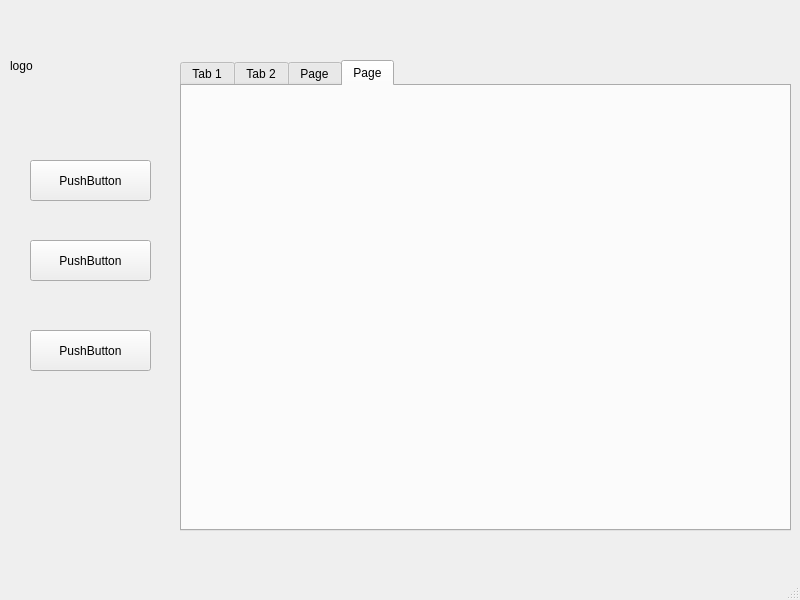
<?xml version="1.0" encoding="UTF-8"?>
<ui version="4.0">
 <class>MainWindow</class>
 <widget class="QMainWindow" name="MainWindow">
  <property name="geometry">
   <rect>
    <x>0</x>
    <y>0</y>
    <width>800</width>
    <height>600</height>
   </rect>
  </property>
  <property name="windowTitle">
   <string>MainWindow</string>
  </property>
  <widget class="QWidget" name="centralwidget">
   <widget class="QLabel" name="label">
    <property name="geometry">
     <rect>
      <x>360</x>
      <y>40</y>
      <width>361</width>
      <height>251</height>
     </rect>
    </property>
    <property name="styleSheet">
     <string notr="true">color: rgb(255, 255, 255);
border-image: url(s.jpg);</string>
    </property>
    <property name="text">
     <string/>
    </property>
   </widget>
   <widget class="QPushButton" name="pushButton">
    <property name="geometry">
     <rect>
      <x>30</x>
      <y>160</y>
      <width>121</width>
      <height>41</height>
     </rect>
    </property>
    <property name="text">
     <string>PushButton</string>
    </property>
   </widget>
   <widget class="QTabWidget" name="tabWidget">
    <property name="geometry">
     <rect>
      <x>180</x>
      <y>60</y>
      <width>611</width>
      <height>471</height>
     </rect>
    </property>
    <property name="currentIndex">
     <number>3</number>
    </property>
    <widget class="QWidget" name="tab">
     <attribute name="title">
      <string>Tab 1</string>
     </attribute>
     <widget class="QLabel" name="label_3">
      <property name="geometry">
       <rect>
        <x>30</x>
        <y>50</y>
        <width>201</width>
        <height>41</height>
       </rect>
      </property>
      <property name="text">
       <string>A bout of emotions</string>
      </property>
     </widget>
    </widget>
    <widget class="QWidget" name="tab_2">
     <attribute name="title">
      <string>Tab 2</string>
     </attribute>
     <widget class="QLabel" name="label_4">
      <property name="geometry">
       <rect>
        <x>30</x>
        <y>40</y>
        <width>201</width>
        <height>41</height>
       </rect>
      </property>
      <property name="text">
       <string>A bout of Moodel</string>
      </property>
     </widget>
    </widget>
    <widget class="QWidget" name="tab_4">
     <attribute name="title">
      <string>Page</string>
     </attribute>
     <widget class="QLabel" name="label_5">
      <property name="geometry">
       <rect>
        <x>20</x>
        <y>40</y>
        <width>201</width>
        <height>41</height>
       </rect>
      </property>
      <property name="text">
       <string>A bout of us</string>
      </property>
     </widget>
    </widget>
    <widget class="QWidget" name="tab_3">
     <attribute name="title">
      <string>Page</string>
     </attribute>
    </widget>
   </widget>
   <widget class="QLabel" name="label_2">
    <property name="geometry">
     <rect>
      <x>10</x>
      <y>10</y>
      <width>161</width>
      <height>111</height>
     </rect>
    </property>
    <property name="text">
     <string>logo</string>
    </property>
   </widget>
   <widget class="QPushButton" name="pushButton_2">
    <property name="geometry">
     <rect>
      <x>30</x>
      <y>240</y>
      <width>121</width>
      <height>41</height>
     </rect>
    </property>
    <property name="text">
     <string>PushButton</string>
    </property>
   </widget>
   <widget class="QPushButton" name="pushButton_3">
    <property name="geometry">
     <rect>
      <x>30</x>
      <y>330</y>
      <width>121</width>
      <height>41</height>
     </rect>
    </property>
    <property name="text">
     <string>PushButton</string>
    </property>
   </widget>
  </widget>
  <widget class="QMenuBar" name="menubar">
   <property name="geometry">
    <rect>
     <x>0</x>
     <y>0</y>
     <width>800</width>
     <height>26</height>
    </rect>
   </property>
  </widget>
  <widget class="QStatusBar" name="statusbar"/>
 </widget>
 <resources/>
 <connections/>
</ui>
